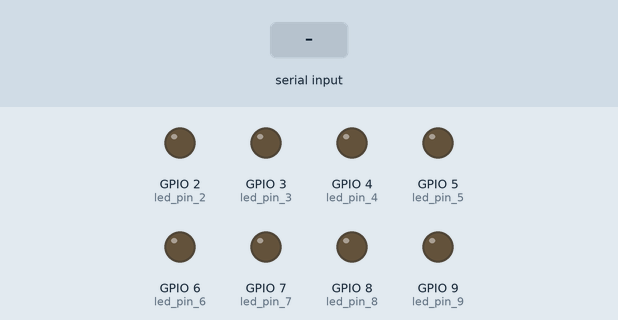
A sketch run on a simulated ESP8266 (NodeMCU). On the bench: output pins drawn as LEDs (lit = HIGH). Inputs (shaded band) come from the test bench.

Above: at 1.2 s.
1.3 s: "30,150\n" received over Serial
At 2.5 s:
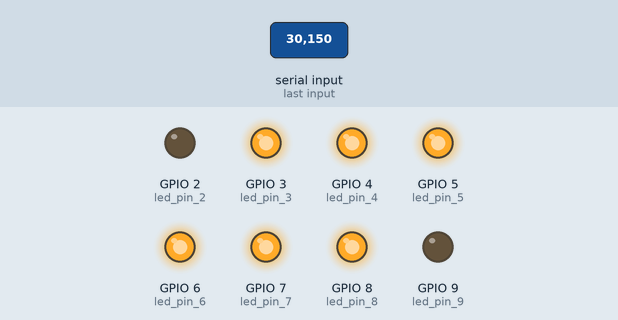
Timing chart, 0 to 4.3 s (numbered marks = the images above; inputs shaded):
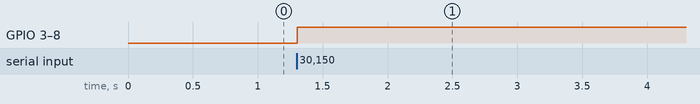

Measured:
- after the input at 1.3 s, GPIO 3 (led_pin_3), GPIO 4 (led_pin_4), GPIO 5 (led_pin_5), GPIO 6 (led_pin_6), GPIO 7 (led_pin_7), GPIO 8 (led_pin_8): LOW → HIGH at once

The sketch:

cascading2.ino
```cpp
#define led_pin_2 2
#define led_pin_3 3
#define led_pin_4 4
#define led_pin_5 5
#define led_pin_6 6
#define led_pin_7 7
#define led_pin_8 8
#define led_pin_9 9

void setup()
{
  Serial.begin(9600);

  while (!Serial) { }

  pinMode(led_pin_2, OUTPUT);
  pinMode(led_pin_3, OUTPUT);
  pinMode(led_pin_4, OUTPUT);
  pinMode(led_pin_5, OUTPUT);
  pinMode(led_pin_6, OUTPUT);
  pinMode(led_pin_7, OUTPUT);
  pinMode(led_pin_8, OUTPUT);
  pinMode(led_pin_9, OUTPUT);
}

int second_part;

void loop()
{
  if (Serial.available() > 0)
  {
    second_part = Serial.read() - '0';

    if (second_part == 1)
    {
      digitalWrite(led_pin_5, HIGH);
      digitalWrite(led_pin_3, HIGH);
      digitalWrite(led_pin_4, HIGH);
      digitalWrite(led_pin_6, HIGH);
      digitalWrite(led_pin_7, HIGH);
      digitalWrite(led_pin_8, HIGH);
    }
  }
}
```
